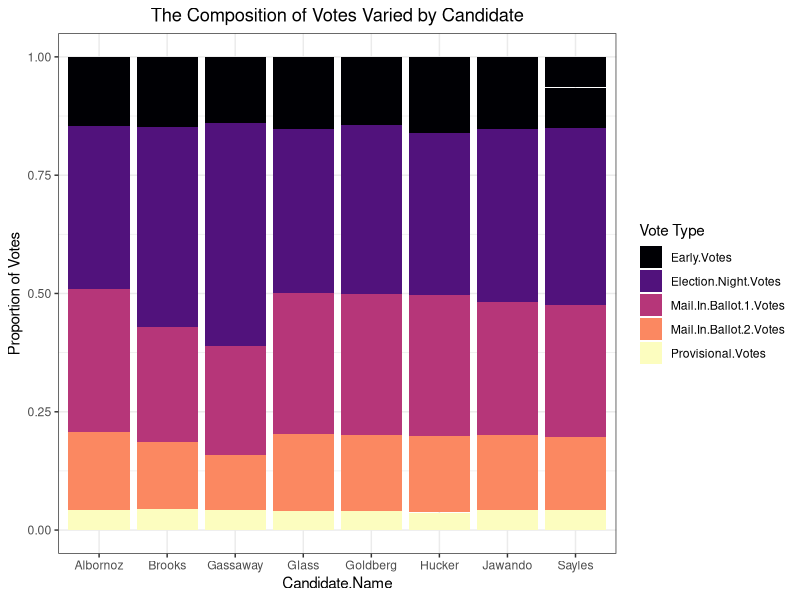
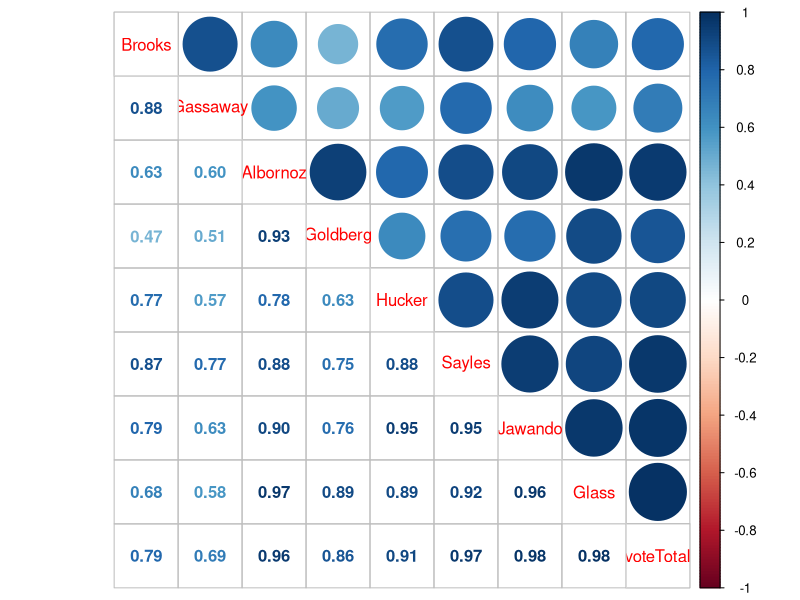
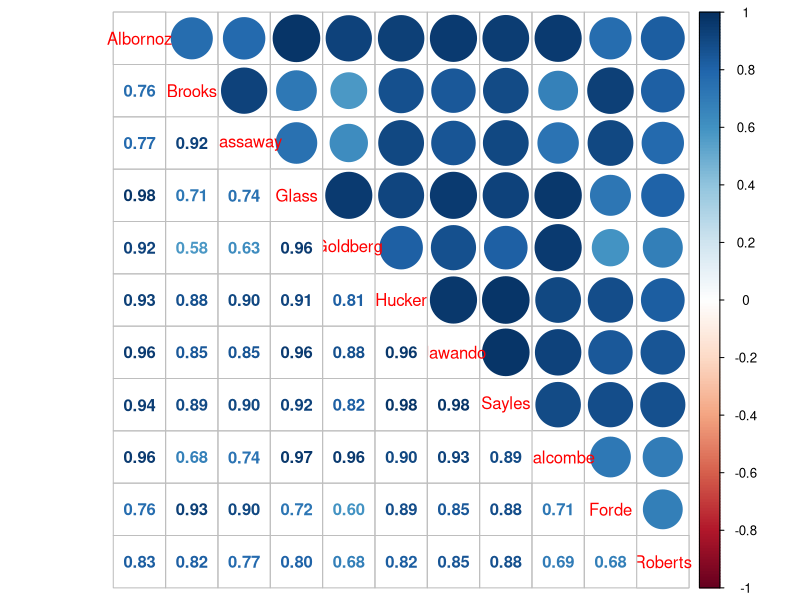
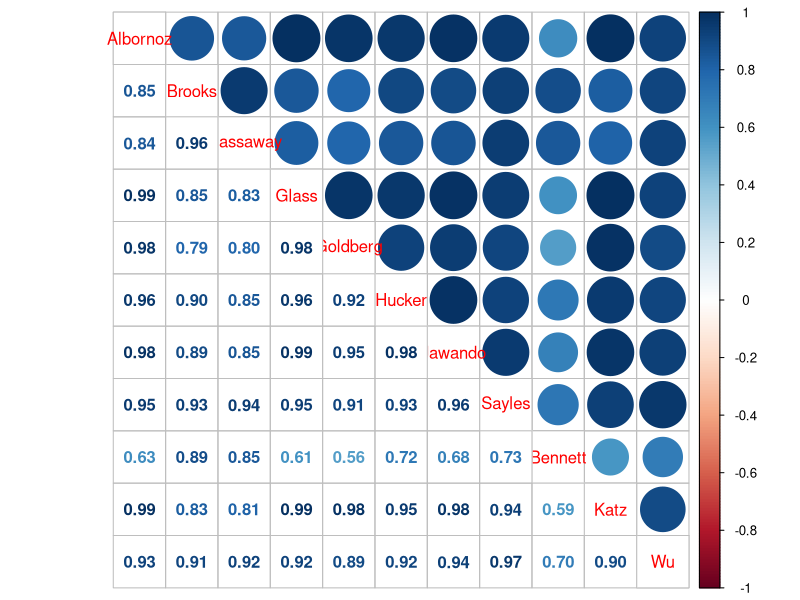

R code for these plots, in order:
## ---- chunk 1
knitr::opts_chunk$set(echo = F, warning = F, message = F)
## ---- chunk 2
library(tidyverse)
library(corrplot)
library(viridis)
library(knitr)
## ---- chunk 3
precinct <- read.csv("GP22_16PrecinctsDemocratic.csv")
councilAL <- precinct %>% 
  filter(Office.Name == "County Council At Large") %>% 
  mutate(total.votes = Early.Votes + Election.Night.Votes +
           Mail.In.Ballot.1.Votes + Provisional.Votes + Mail.In.Ballot.2.Votes) %>% 
  mutate(precinct = Election.District...Precinct)
councilWide <- councilAL %>% 
  select(Election.District...Precinct, Candidate.Name, total.votes) %>% 
  pivot_wider(names_from = Candidate.Name, values_from = total.votes) %>% 
  rename(Albornoz = `Gabe Albornoz`, Brooks = `Brandy H. M. Brooks`,
         Gassaway = `Dana E. Gassaway`, Glass = `Evan Glass`, Goldberg = 
         `Scott Evan Goldberg`, Hucker = `Tom Hucker`, Jawando = `Will Jawando`,
         Sayles = `Laurie-Anne Sayles`) %>% 
  mutate(voteTotal = Albornoz+Brooks+Gassaway+Glass+Goldberg+Hucker+Jawando+
           Sayles)
## ---- chunk 4
councilAL %>% 
  group_by(precinct) %>%
  mutate(evt = sum(Early.Votes), edayt = sum(Election.Night.Votes), mail1t = sum(Mail.In.Ballot.1.Votes),
         mail2t = sum(Mail.In.Ballot.2.Votes), provt = sum(Provisional.Votes), total = sum(total.votes)) %>% 
  ungroup() %>% 
  rename(Candidate = Candidate.Name) %>% 
  group_by(Candidate) %>% 
  summarize("Early Vote %" = round(mean(Early.Votes/evt, na.rm = T), 3), "Early Votes" = sum(Early.Votes),
            "Election Day %" = round(mean(Election.Night.Votes/edayt, na.rm = T), 3),
            "Election Day Votes" = sum(Election.Night.Votes),
            "Mail In 1 %" = round(mean(Mail.In.Ballot.1.Votes/mail1t, na.rm = T), 3),
            "Mail In 1 Votes" = sum(Mail.In.Ballot.1.Votes),
            "Mail In 2 %" = round(mean(Mail.In.Ballot.2.Votes/mail2t, na.rm = T), 3),
            "Mail In 2 Votes" = sum(Mail.In.Ballot.2.Votes),
            "Provisional Vote %" = round(mean(Provisional.Votes/provt, na.rm = T), 3),
            "Provisional Votes" = sum(Provisional.Votes)) %>% 
  t() %>% 
  kable()
## ---- chunk 5
councilAL <- councilAL %>% 
  mutate(Candidate.Name = case_when(Candidate.Name == "Gabe Albornoz" ~ "Albornoz",
                                    Candidate.Name == "Brandy H. M. Brooks" ~ "Brooks",
                                    Candidate.Name == "Dana E. Gassaway" ~ "Gassaway",
                                    Candidate.Name == "Evan Glass" ~ "Glass",
                                    Candidate.Name == "Scott Evan Goldberg" ~ "Goldberg",
                                    Candidate.Name == "Tom Hucker" ~ "Hucker",
                                    Candidate.Name == "Will Jawando" ~ "Jawando",
                                    Candidate.Name == "Laurie-Anne Sayles" ~ "Sayles",
                                    T ~ ""))

councilAL %>% 
  group_by(Election.District...Precinct) %>% 
  mutate(overall = sum(total.votes)) %>% 
  pivot_longer(c(Early.Votes, Election.Night.Votes, Mail.In.Ballot.1.Votes, Mail.In.Ballot.2.Votes,
                 Provisional.Votes)) %>% 
  ggplot(aes(x = Candidate.Name, y = value, fill = name)) +
  geom_col(position = "fill") +
  theme_bw() +
  labs(y = "Proportion of Votes", fill = "Vote Type",
       title = "The Composition of Votes Varied by Candidate") +
  theme(plot.title = element_text(hjust = 0.5)) +
  scale_fill_viridis(discrete = T, option = "A")
## ---- chunk 6
mat <- councilWide %>% 
  select(-Election.District...Precinct) %>% 
  cor()
#spearmat <- councilWide %>% 
  #select(-Election.District...Precinct) %>% 
  #cor(method = "s")
corrplot.mixed(mat, order = "hclust")
#corrplot.mixed(spearmat, order = "hclust")
## ---- chunk 7
councilDistrict <- precinct %>% 
  filter(Office.Name == "County Council") %>% 
  mutate(total.votes = Early.Votes + Election.Night.Votes +
           Mail.In.Ballot.1.Votes + Provisional.Votes +
           Mail.In.Ballot.2.Votes) %>% 
  select(Election.District...Precinct, Office.District,
         Candidate.Name, total.votes) %>% 
  pivot_wider(names_from = Candidate.Name, values_from = total.votes)
councilFull <- councilWide %>% 
  full_join(councilDistrict)
## ---- chunk 8
council2 <- councilFull %>% 
  filter(Office.District == "002") %>% 
  select(Albornoz, Brooks, Gassaway, Glass, Goldberg, Hucker, Jawando, Sayles,
         `Marilyn Balcombe`, `Lorna Phillips Forde`, `William Roberts`) %>% 
  rename(Balcombe = `Marilyn Balcombe`, Forde = `Lorna Phillips Forde`, 
         Roberts = `William Roberts`)
c2cor <- cor(council2)
#c2spear <- cor(council2, method = "s")
corrplot.mixed(c2cor)
#corrplot.mixed(c2spear)
## ---- chunk 9
council3 <- councilFull %>% 
  filter(Office.District == "003") %>% 
  select(Albornoz, Brooks, Gassaway, Glass, Goldberg, Hucker, Jawando, Sayles,
         `Tiquia J. Bennett`, `Sidney A. Katz`, `Robert Wu`) %>% 
  rename(Bennett = `Tiquia J. Bennett`, Katz = `Sidney A. Katz`,
         Wu = `Robert Wu`)
c3cor <- cor(council3)
corrplot.mixed(c3cor)
